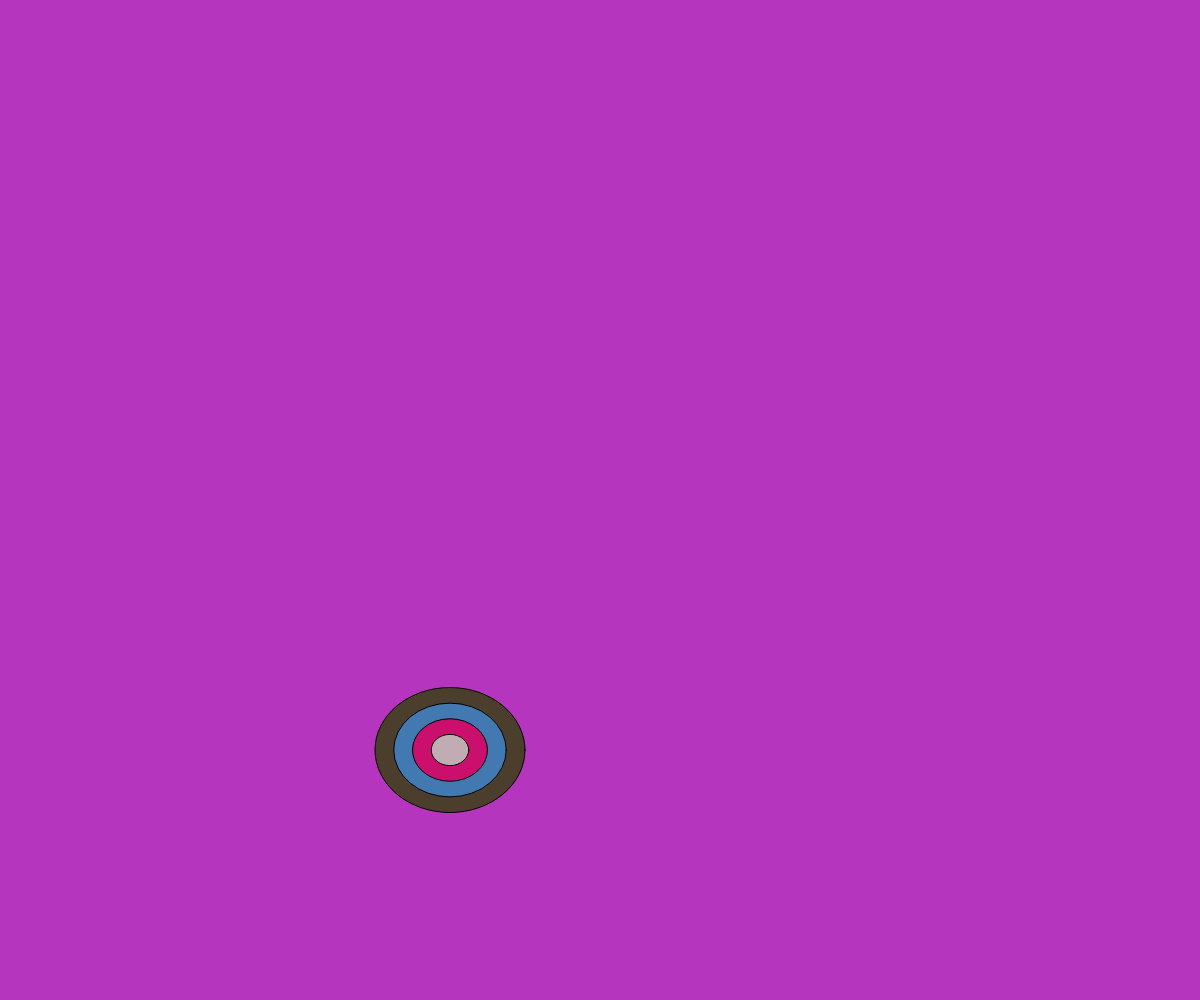
Frame 1 (no input)
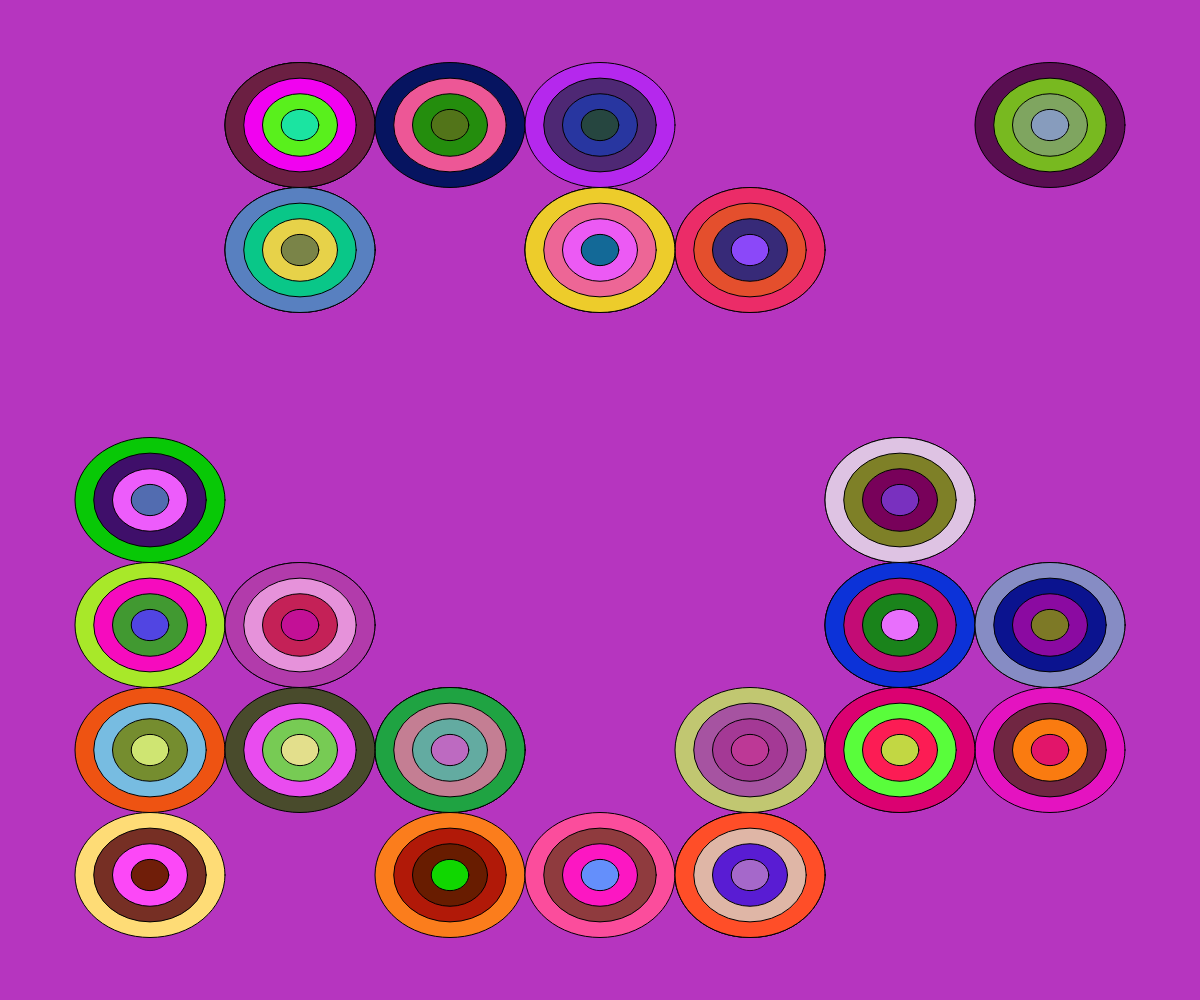
Frame 60 (no input)
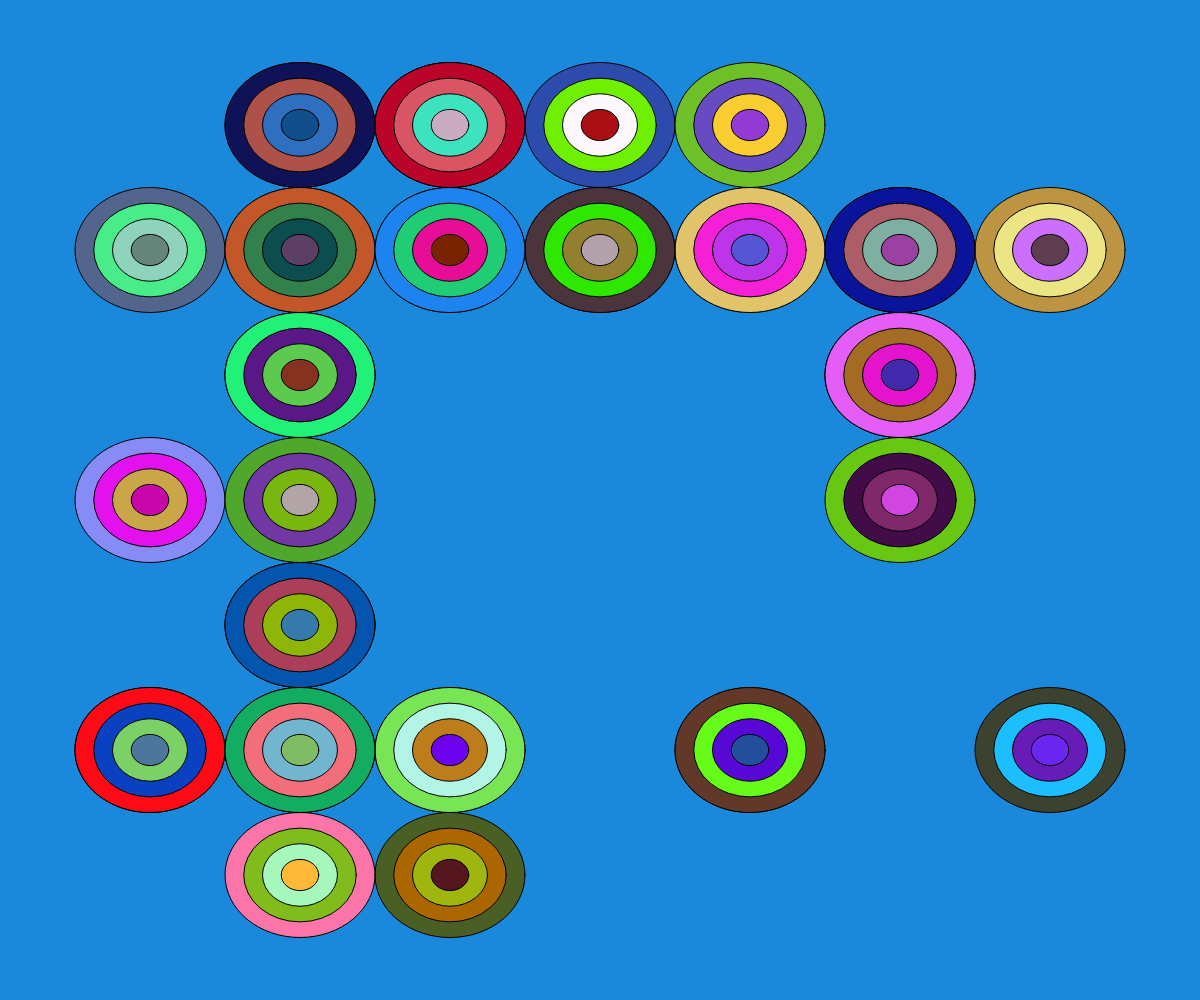
Frame 120 (the mouse pressed at the canvas centre since frame 60)

The p5.js sketch that drew these frames (run headless with seeded random() and noise() and a simulated clock; from frame 60 on, the mouse is pressed at the canvas centre):

// p5.js sketch
// ── sketch.js
let nw, nh, mx, my;
function setup() {
  createCanvas(windowWidth, windowHeight);
  nw = Math.round(width / 8);
  nh = Math.round(height / 8);
  mx = width / 2;
  my = height / 2;
  new_backg();
}
function draw() {
  let w = nw;
  let h = nh;
  let mwidth = width - 2 * w;
  let mheight = height - 2 * h;
  let x = Math.round(random(mwidth / w)) * w;
  let y = Math.round(random(mheight / h)) * h;
  draw_bullseye(w + x, h + y, w, h);
}
function draw_bullseye(x, y, w, h) {
  let xin = (x > nw * 2 && x < width - nw * 2) ;
  let yin = (y > nh * 2 && y < height - nh * 2) ;
  if (xin && yin) return;
  fill(random(255), random(255), random(255));
  ellipse(x, y, w, h);
  fill(random(255), random(255), random(255));
  ellipse(x, y, w * 0.75, h * 0.75);
  fill(random(255), random(255), random(255));
  ellipse(x, y, w * 0.5, h * 0.5);
  fill(random(255), random(255), random(255));
  ellipse(x, y, w * 0.25, h * 0.25);
}
function new_backg() {
  // Integer RGBA notation.
  // let r = random();
  // if (r < 0.3) background("red");
  // if (r > 0.3 && r < 0.6) background("green");
  // if (r > 0.6) background("yellow");
  background(random(255), random(255), random(255));
}
function mousePressed() {
  new_backg();
}
function windowResized() {
  resizeCanvas(windowWidth, windowHeight);
  new_backg();
}

// https://p5js.org/reference/p5/background/
// https://p5js.org/reference/p5/fill/
// Six-digit hex RGB notation.
//  fill('#A251FA');
// Integer RGB notation.
//  fill('rgb(0, 255, 0)');
// Integer RGBA notation.
//  fill('rgba(0, 255, 0, 0.25)');
// Percentage RGB notation.
//   fill('rgb(100%, 0%, 10%)');
// Percentage RGBA notation.
//   fill('rgba(100%, 0%, 100%, 0.5)');
//
